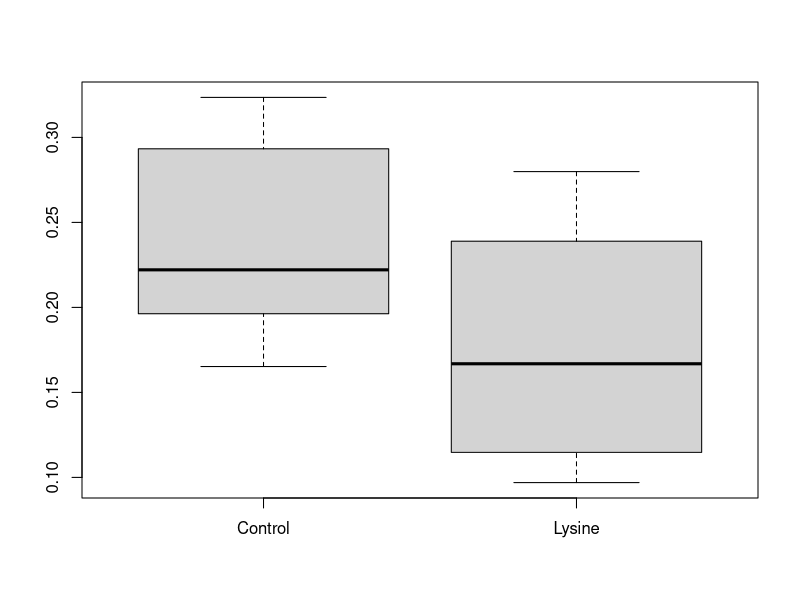

Source code (R):
# split by spaces
splitBySpaces = function(s){
  return(as.integer(unlist(strsplit(s, " "))))
}

# control group
Control = list(
  splitBySpaces("272 283 316 321 329 345 349 350 356 356"),
  splitBySpaces("360 366 380 384 399 402 410 431 455 462")
)
ControlDeltas = 

# lysine group
Lysine = list(
  splitBySpaces("318 326 339 361 375 392 393 401 403 406"),
  splitBySpaces("407 410 420 426 427 430 434 447 467 477")
)

# deltas
Deltas = data.frame(
  Control = (Control[[2]] - Control[[1]])/Control[[1]],
  Lysine = (Lysine[[2]] - Lysine[[1]])/Lysine[[1]]
)

# boxplot
boxplot(Deltas)
